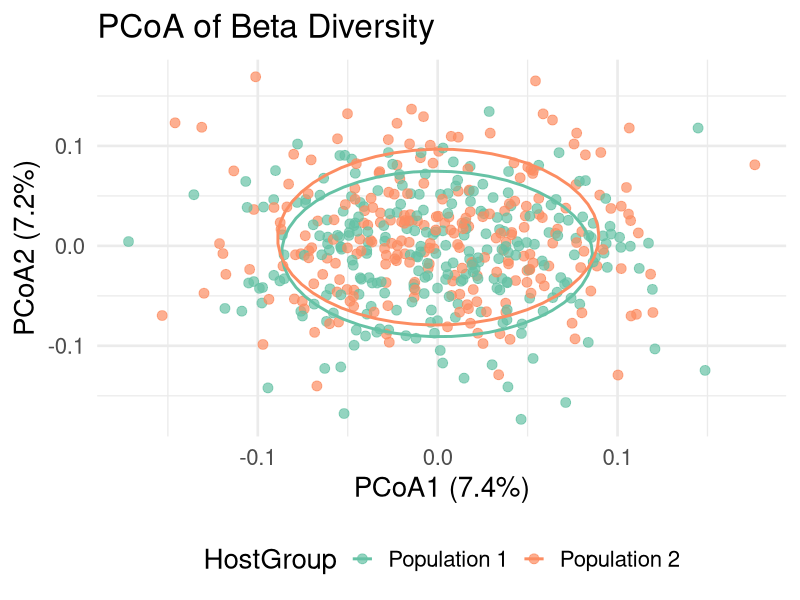

This chart was generated by the following R code: (Note: this script raises an error after producing the figure.)
# Load necessary libraries
library(vegan)  # For ordination
library(ggplot2)
library(dplyr)
library(MASS)  # For negative binomial distribution

# Set seed for reproducibility
set.seed(123)

# Generate samples
n_samples <- 500  # Number of samples
n_taxa <- 50      # Number of microbial taxa

# Simulate host groups
host_group <- sample(c("Population 1", "Population 2"), n_samples, replace = TRUE)

# Generate taxa counts using a negative binomial distribution
# Population 1 and Population 2 with overlapping means and added dispersion
generate_taxa_counts <- function(group) {
  base_mu <- if (group == "Population 1") {
    30  # Base mean for Population 1
  } else {
    27  # Base mean for Population 2
  }
  
  # Ensure mu is always positive by taking the absolute value of the random noise
  mu_values <- base_mu + abs(rnorm(n_taxa, mean = 0, sd = 20))
  
  # Use a minimum threshold for mu to prevent issues with very low means
  mu_values <- pmax(mu_values, 1)  # Ensure mu is at least 1
  
  # Generate taxa counts from a negative binomial distribution with positive mu
  rnbinom(n_taxa, size = 5, mu = mu_values)  # Generate the counts
}

# Apply function to each sample to generate the taxa counts
taxa_counts <- t(sapply(host_group, generate_taxa_counts))

# Ensure counts are integers and non-negative (inherent to negative binomial)
taxa_counts <- pmax(taxa_counts, 0)  # Redundant step but ensures non-negative counts

# Convert to a data frame
colnames(taxa_counts) <- paste0("Taxa_", 1:n_taxa)
data <- data.frame(SampleID = 1:n_samples, HostGroup = host_group, taxa_counts)

# Inspect the first few rows of the generated data
head(data)

# Compute Bray-Curtis dissimilarity matrix
bray_curtis <- vegdist(data[,3:22], method = "bray")

# Perform PCoA
pcoa_result <- cmdscale(bray_curtis, eig = TRUE, k = 2)  # k = 2 for 2D visualization

# Extract PCoA coordinates
pcoa_coords <- as.data.frame(pcoa_result$points)
colnames(pcoa_coords) <- c("PCoA1", "PCoA2")
pcoa_coords$HostGroup <- host_group  # Add host group information

# Variance explained by each axis
variance_explained <- round(100 * (pcoa_result$eig / sum(pcoa_result$eig)), 1)

# Plot the PCoA results
ggplot(pcoa_coords, aes(x = PCoA1, y = PCoA2, color = HostGroup)) +
  geom_point(alpha = 0.7, size = 3) +
  stat_ellipse(type = "norm", level = 0.68, size = 1) +
  labs(
    title = "PCoA of Beta Diversity",
    x = paste0("PCoA1 (", variance_explained[1], "%)"),
    y = paste0("PCoA2 (", variance_explained[2], "%)")
  ) +
  theme_minimal(base_size = 20) +
  theme(legend.position = "bottom") +
  scale_color_brewer(palette = "Set2") -> beta 


# Prepare the data for PERMANOVA
# Use the original taxa counts (not scaled) and the host group
taxa_counts_for_permanova <- as.data.frame(taxa_counts)  # Convert matrix to data frame

# Run PERMANOVA
permanova_result <- adonis2(
  taxa_counts_for_permanova ~ HostGroup,  # Model: taxa counts explained by host group
  data = data,                           # Metadata containing the HostGroup variable
  method = "bray",                       # Bray-Curtis dissimilarity
  permutations = 999                     # Number of permutations
)

permanova_result

beta + ggsave('Figures/BetaDiv.png', units="mm",
              height=150, width=140, dpi=300)
